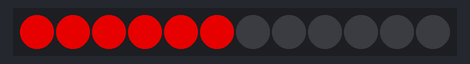
Bench run of a sketch on a simulated Arduino Uno, built with avr-gcc and run on an emulated ATmega328P. Shown: 12 RGB LEDs in strip order, left to right. Dim RGB values are drawn brighter than linear.

Above: at 1.1 s.
At 2.3 s:
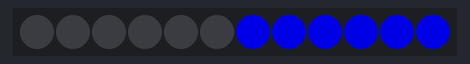
At 3.14 s:
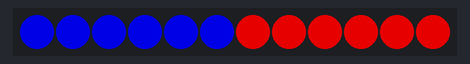

Measured:
- by itself, everything shown: repeats every 2.2 s, in 16 steps

The sketch:

LED_EFEITO_POLICIA.ino
```cpp
#include <Arduino.h>
#include <FastLED.h>
#define NUM_LEDS       12
#define LED_DATA_PIN   18
uint8_t brightnessValue = 180;
unsigned long lastEffectTime = 0;
CRGB leds[NUM_LEDS];

void setup() {
  Serial.begin(115200);
  delay(1000);
  FastLED.addLeds<WS2812B, LED_DATA_PIN, GRB>(leds, NUM_LEDS);
  FastLED.show();
}

void loop() {
  static uint8_t step = 0;
  static bool flip = false;

  // Define o tempo de cada passo: 200ms para a parte pausada, 80ms para as piscas rápidas
  unsigned long currentInterval = (step < 8) ? 200 : 80;

  // Temporizador baseado no intervalo dinâmico
  if (millis() - lastEffectTime < currentInterval) return;
  lastEffectTime = millis();

  FastLED.setBrightness(brightnessValue);

  // FASE 1: Sequência Pausada (Passos 0 a 7)
  if (step < 8) {
    fill_solid(leds, NUM_LEDS, CRGB::Black); // Apaga tudo na fase pausada
    for(int8_t i = 0;i<=2;i++){
    switch (step % 4) {
      case 0: // Metade Vermelho
        fill_solid(leds, NUM_LEDS / 2, CRGB::Red);
        break;
      case 1: // Apagado
        break;
      case 2: // Metade Azul
        fill_solid(leds + (NUM_LEDS / 2), NUM_LEDS / 2, CRGB::Blue);
        break;
      case 3: // Apagado
        break;
      }
    }
  }
  // FASE 2: Pisca Rápido Sem Pausa (Passos 8 a 15 = 4 trocas completas)
  else {
    flip = !flip;
    fill_solid(leds, NUM_LEDS / 2, flip ? CRGB::Red : CRGB::Blue);
    fill_solid(leds + (NUM_LEDS / 2), NUM_LEDS / 2, flip ? CRGB::Blue : CRGB::Red);
  }

  FastLED.show();

  // Avança para o próximo passo e reinicia após o passo 15
  step = (step + 1) % 16;
}
```
